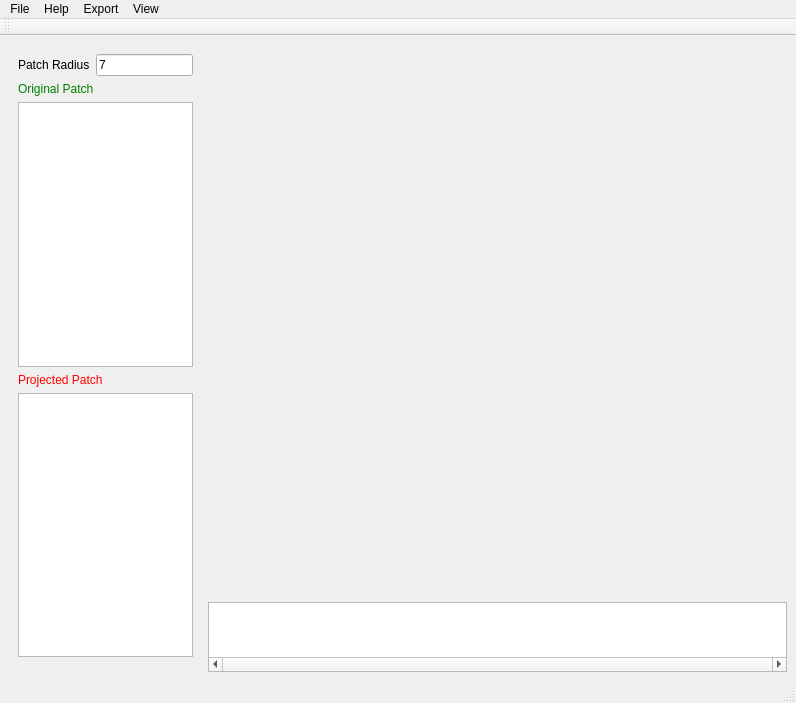
<?xml version="1.0" encoding="UTF-8"?>
<ui version="4.0">
 <class>InteractivePatchProjectionWidget</class>
 <widget class="QMainWindow" name="InteractivePatchProjectionWidget">
  <property name="geometry">
   <rect>
    <x>0</x>
    <y>0</y>
    <width>796</width>
    <height>703</height>
   </rect>
  </property>
  <property name="windowTitle">
   <string>Interactive Patch Projection</string>
  </property>
  <widget class="QWidget" name="centralwidget">
   <layout class="QHBoxLayout" name="horizontalLayout_4" stretch="1,3">
    <item>
     <widget class="QWidget" name="LeftPanelWidget" native="true">
      <property name="sizePolicy">
       <sizepolicy hsizetype="Ignored" vsizetype="Preferred">
        <horstretch>0</horstretch>
        <verstretch>0</verstretch>
       </sizepolicy>
      </property>
      <layout class="QVBoxLayout" name="verticalLayout">
       <item>
        <layout class="QHBoxLayout" name="horizontalLayout_2">
         <item>
          <widget class="QLabel" name="label">
           <property name="toolTip">
            <string>Patch half width (radius)</string>
           </property>
           <property name="text">
            <string>Patch Radius</string>
           </property>
          </widget>
         </item>
         <item>
          <widget class="QLineEdit" name="txtPatchRadius">
           <property name="toolTip">
            <string>Sets the width/height of a square patch</string>
           </property>
           <property name="text">
            <string>7</string>
           </property>
          </widget>
         </item>
        </layout>
       </item>
       <item>
        <widget class="QLabel" name="label_2">
         <property name="text">
          <string>&lt;html&gt;&lt;head/&gt;&lt;body&gt;&lt;p&gt;&lt;span style=&quot; color:#008000;&quot;&gt;Original Patch&lt;/span&gt;&lt;/p&gt;&lt;/body&gt;&lt;/html&gt;</string>
         </property>
        </widget>
       </item>
       <item>
        <widget class="QGraphicsView" name="gfxOriginalPatch"/>
       </item>
       <item>
        <widget class="QLabel" name="label_3">
         <property name="text">
          <string>&lt;html&gt;&lt;head/&gt;&lt;body&gt;&lt;p&gt;&lt;span style=&quot; color:#ff0000;&quot;&gt;Projected Patch&lt;/span&gt;&lt;/p&gt;&lt;/body&gt;&lt;/html&gt;</string>
         </property>
        </widget>
       </item>
       <item>
        <widget class="QGraphicsView" name="gfxProjectedPatch"/>
       </item>
       <item>
        <widget class="LabeledSlider" name="sldDimensions">
         <property name="toolTip">
          <string>Labeled slider</string>
         </property>
         <property name="whatsThis">
          <string>The LabeledSlider widget takes the responsibility of diplaying the current value in the label.</string>
         </property>
         <property name="name">
          <string>Number of Dimensions</string>
         </property>
        </widget>
       </item>
      </layout>
     </widget>
    </item>
    <item>
     <layout class="QVBoxLayout" name="verticalLayout_2" stretch="10,1">
      <item>
       <widget class="QVTKWidget" name="qvtkWidget"/>
      </item>
      <item>
       <widget class="QTableView" name="tableViewEigenBasis">
        <property name="verticalScrollBarPolicy">
         <enum>Qt::ScrollBarAlwaysOff</enum>
        </property>
        <property name="horizontalScrollBarPolicy">
         <enum>Qt::ScrollBarAlwaysOn</enum>
        </property>
       </widget>
      </item>
     </layout>
    </item>
   </layout>
  </widget>
  <widget class="QMenuBar" name="menubar">
   <property name="geometry">
    <rect>
     <x>0</x>
     <y>0</y>
     <width>796</width>
     <height>21</height>
    </rect>
   </property>
   <widget class="QMenu" name="menuLeft_Pane">
    <property name="title">
     <string>File</string>
    </property>
    <addaction name="actionOpenImage"/>
    <addaction name="actionOpenMask"/>
    <addaction name="actionOpenMaskInverted"/>
    <addaction name="actionFlipImage"/>
    <addaction name="actionQuit"/>
   </widget>
   <widget class="QMenu" name="menuHelp">
    <property name="title">
     <string>Help</string>
    </property>
    <addaction name="actionHelp"/>
   </widget>
   <widget class="QMenu" name="menuExport">
    <property name="title">
     <string>Export</string>
    </property>
    <addaction name="actionScreenshot"/>
    <addaction name="action_SavePatches"/>
   </widget>
   <widget class="QMenu" name="menuView">
    <property name="title">
     <string>View</string>
    </property>
    <addaction name="action_View_TopPatches"/>
   </widget>
   <addaction name="menuLeft_Pane"/>
   <addaction name="menuHelp"/>
   <addaction name="menuExport"/>
   <addaction name="menuView"/>
  </widget>
  <widget class="QStatusBar" name="statusbar"/>
  <widget class="QToolBar" name="toolBar">
   <property name="windowTitle">
    <string>toolBar</string>
   </property>
   <attribute name="toolBarArea">
    <enum>TopToolBarArea</enum>
   </attribute>
   <attribute name="toolBarBreak">
    <bool>false</bool>
   </attribute>
  </widget>
  <action name="actionOpenImage">
   <property name="text">
    <string>Open Image</string>
   </property>
  </action>
  <action name="actionSavePointsLeft">
   <property name="text">
    <string>Save Points</string>
   </property>
  </action>
  <action name="actionSavePointsRight">
   <property name="text">
    <string>Save Points</string>
   </property>
  </action>
  <action name="actionOpenImageRight">
   <property name="text">
    <string>Open Image</string>
   </property>
  </action>
  <action name="actionLoadPointsLeft">
   <property name="text">
    <string>Load Points</string>
   </property>
  </action>
  <action name="actionLoadPointsRight">
   <property name="text">
    <string>Load Points</string>
   </property>
  </action>
  <action name="actionHelp">
   <property name="text">
    <string>Help</string>
   </property>
  </action>
  <action name="actionQuit">
   <property name="text">
    <string>Quit</string>
   </property>
  </action>
  <action name="actionOpenPointCloudLeft">
   <property name="text">
    <string>Open PointCloud</string>
   </property>
  </action>
  <action name="actionOpenPointCloudRight">
   <property name="text">
    <string>Open PointCloud</string>
   </property>
  </action>
  <action name="actionFlipImage">
   <property name="text">
    <string>Flip Image</string>
   </property>
  </action>
  <action name="actionFlipRightImage">
   <property name="text">
    <string>Flip Right Image</string>
   </property>
  </action>
  <action name="actionSaveResult">
   <property name="text">
    <string>Save Result</string>
   </property>
  </action>
  <action name="actionOpenMask">
   <property name="text">
    <string>Open Mask</string>
   </property>
  </action>
  <action name="actionOpenMaskInverted">
   <property name="text">
    <string>Open Mask Inverted</string>
   </property>
  </action>
  <action name="actionScreenshot">
   <property name="text">
    <string>Screenshot</string>
   </property>
  </action>
  <action name="action_View_TopPatches">
   <property name="text">
    <string>Top Patches</string>
   </property>
  </action>
  <action name="action_SavePatches">
   <property name="text">
    <string>Save Patches</string>
   </property>
  </action>
 </widget>
 <customwidgets>
  <customwidget>
   <class>LabeledSlider</class>
   <extends>QWidget</extends>
   <header>LabeledSlider.h</header>
  </customwidget>
  <customwidget>
   <class>QVTKWidget</class>
   <extends>QWidget</extends>
   <header>QVTKWidget.h</header>
  </customwidget>
 </customwidgets>
 <resources/>
 <connections/>
</ui>
